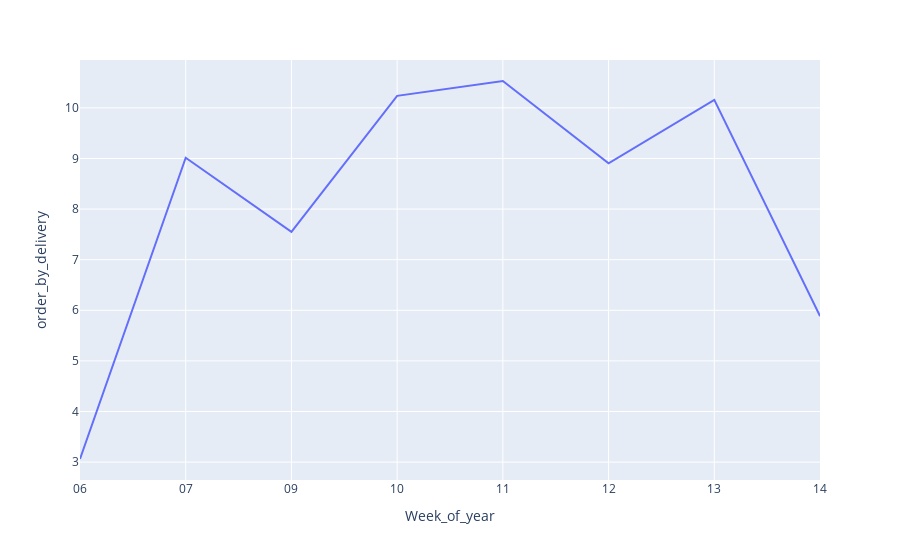

Here is the notebook cell this chart was saved with:
### Code cell
df1['Week_of_year'] = df1['Order_Date'].dt.strftime("%U")
df_aux1 = df1.loc[: , ['Week_of_year' , 'ID']].groupby('Week_of_year').count().reset_index()
df_aux2 = df1.loc[: , ['Week_of_year', 'Delivery_person_ID']].groupby('Week_of_year').nunique().reset_index()
df_aux =  pd.merge(df_aux1 , df_aux2, how='inner')
df_aux['order_by_delivery'] = df_aux['ID'] / df_aux['Delivery_person_ID']

# Gerando o gráfico
fig = px.line(
    df_aux,     # DataFrame com os dados
    x="Week_of_year",   # eixo X
    y="order_by_delivery",   # eixo Y
)
fig.show()

### Figure 1 — Plotly figure (JSON) as saved in the notebook; plotly's stock layout.template omitted (floating-point values rounded to 4 significant figures)
{"data": [{"hovertemplate": "Week_of_year=%{x}<br>order_by_delivery=%{y}<extra></extra>", "legendgroup": "", "line": {"color": "#636efa", "dash": "solid"}, "marker": {"symbol": "circle"}, "mode": "lines", "name": "", "orientation": "v", "showlegend": false, "type": "scatter", "x": ["06", "07", "09", "10", "11", "12", "13", "14"], "xaxis": "x", "y": [3.062, 9.013, 7.551, 10.24, 10.53, 8.903, 10.16, 5.885], "yaxis": "y"}], "layout": {"legend": {"tracegroupgap": 0}, "margin": {"t": 60}, "xaxis": {"anchor": "y", "domain": [0, 1], "title": {"text": "Week_of_year"}}, "yaxis": {"anchor": "x", "domain": [0, 1], "title": {"text": "order_by_delivery"}}}}
